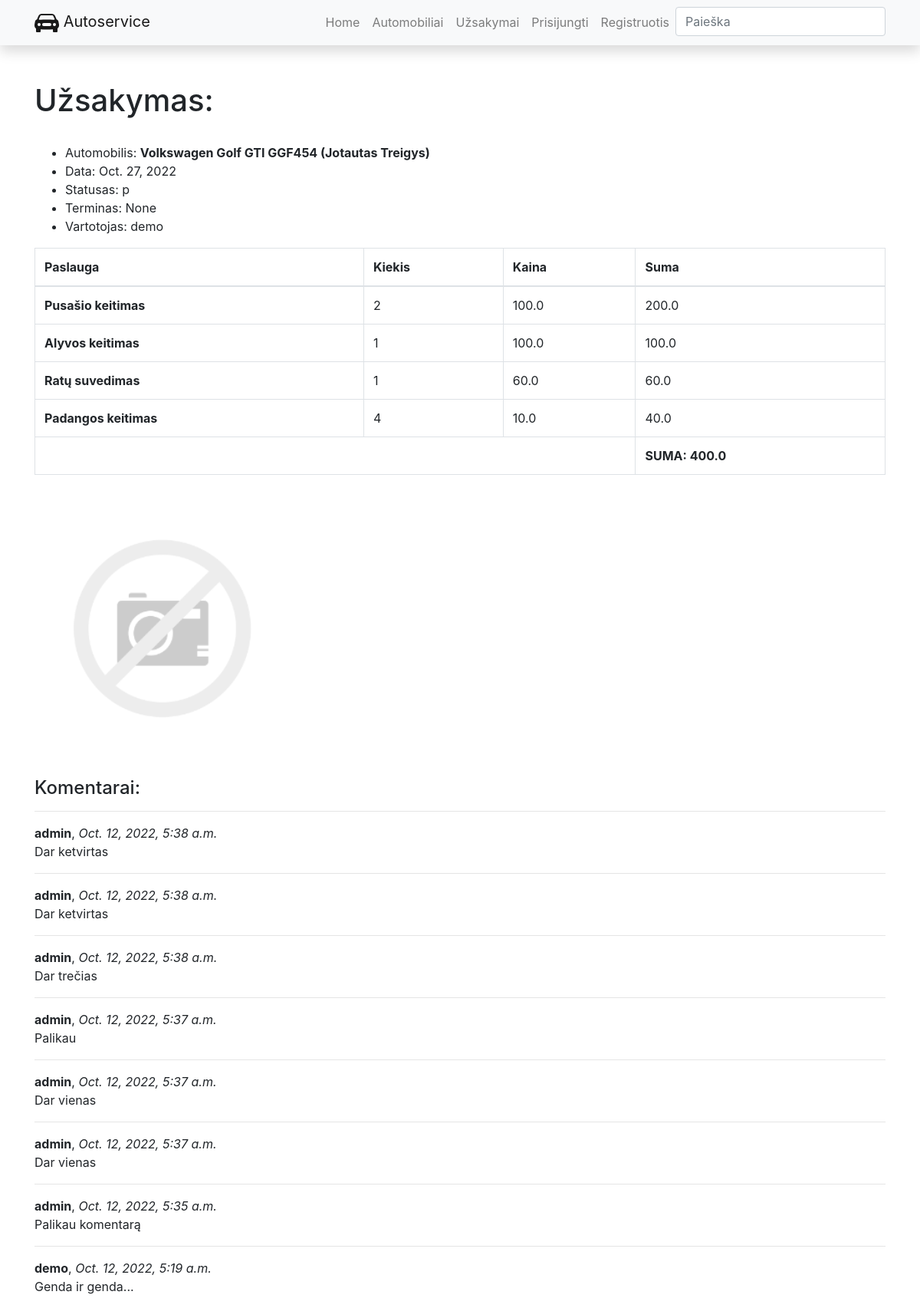
The app's page /autoservice/uzsakymai/10 with its own data.
### autoservice/models.py (models this page shows, shortened)
class Uzsakymas(models.Model):
    data = models.DateField("Data", auto_now_add=True, blank=True)
    automobilis = models.ForeignKey("Automobilis", on_delete=models.SET_NULL, null=True, related_name="uzsakymai")
    vartotojas = models.ForeignKey(User, on_delete=models.SET_NULL, null=True, blank=True)
    terminas = models.DateTimeField("Terminas", null=True, blank=True)
    def bendra(self):
        bendra = 0
        eilutes = self.eilutes.all()
        for eilute in eilutes:
            bendra += eilute.kiekis * eilute.paslauga.kaina
        return bendra
    STATUS = (
        ("p", "Patvirtinta"),
        ("v", "Vykdoma"),
        ("i", "Įvykdyta"),
        ("a", "Atšaukta"),
    )
    statusas = models.CharField(max_length=1, choices=STATUS, default="p", help_text="Statusas")
    class Meta:
        verbose_name = "Užsakymas"
        verbose_name_plural = "Užsakymai"
        ordering = ['-id']

class Automobilis(models.Model):
    modelis = models.ForeignKey("AutomobilioModelis", on_delete=models.SET_NULL, null=True)
    valstybinis_nr = models.CharField("Valstybinis numeris", max_length=10)
    vin_kodas = models.CharField("VIN kodas", max_length=20)
    kliento_vardas = models.CharField("Kliento vardas", max_length=30)
    photo = models.ImageField('Nuotrauka', upload_to='automobiliai', null=True)
    aprasymas = HTMLField("Aprašymas", null=True, blank=True)
    def __str__(self):
        return f"{self.modelis} {self.valstybinis_nr} ({self.kliento_vardas})"
    class Meta:
        verbose_name = "Automobilis"
        verbose_name_plural = "Automobiliai"
        ordering = ['-id']

class AutomobilioModelis(models.Model):
    gamintojas = models.CharField("Gamintojas", max_length=100)
    modelis = models.CharField("Modelis", max_length=100)
    def __str__(self):
        return f"{self.gamintojas} {self.modelis}"
    class Meta:
        verbose_name = "Automobilio modelis"
        verbose_name_plural = "Automobilio modeliai"

class UzsakymoEilute(models.Model):
    uzsakymas = models.ForeignKey("Uzsakymas", on_delete=models.CASCADE, null=True, related_name="eilutes")
    paslauga = models.ForeignKey("Paslauga", on_delete=models.SET_NULL, null=True)
    kiekis = models.IntegerField("Kiekis")
    def suma(self):
        return self.kiekis * self.paslauga.kaina
    class Meta:
        verbose_name = "Užsakyta paslauga"
        verbose_name_plural = "Užsakytos paslaugos"

class Paslauga(models.Model):
    pavadinimas = models.CharField("Pavadinimas", max_length=200)
    kaina = models.FloatField("Kaina")
    class Meta:
        verbose_name = "Paslauga"
        verbose_name_plural = "Paslaugos"

class Profile(models.Model):
    user = models.OneToOneField(User, on_delete=models.CASCADE)
    nuotrauka = models.ImageField(default='default.png', upload_to="profile_pics")

class UzsakymoKomentaras(models.Model):
    uzsakymas = models.ForeignKey('Uzsakymas', on_delete=models.SET_NULL, null=True, blank=True, related_name='komentarai')
    vartotojas = models.ForeignKey(User, on_delete=models.SET_NULL, null=True, blank=True)
    data = models.DateTimeField("Data", auto_now_add=True)
    komentaras = models.TextField("Komentaras", max_length=2000)
    class Meta:
        ordering = ['-data']

### autoservice/views.py (the view, shortened to what this page needs)
# urls.py: path('uzsakymai/<int:pk>', views.UzsakymasDetailView.as_view(), name="uzsakymas"),
class UzsakymasDetailView(generic.DetailView, FormMixin):
    model = Uzsakymas
    form_class = UzsakymoKomentarasForm

### autoservice/forms.py
class UzsakymoKomentarasForm(forms.ModelForm):
    class Meta:
        model = UzsakymoKomentaras
        fields = ('uzsakymas', 'vartotojas', 'komentaras',)
        widgets = {'uzsakymas': forms.HiddenInput(), 'vartotojas': forms.HiddenInput()}

### autoservice/templates/autoservice/uzsakymas_detail.html (shortened to what this page needs)
{% extends "base.html" %}
{% block content %}
<h1>Užsakymas:</h1>
<br>
<ul>
    <li>Automobilis: <b>{{ object.automobilis }}</b></li>
    <li>Data: {{ object.data }}</li>
    <li>Statusas: {{ object.statusas }}</li>
    <li>Terminas: {{ object.terminas }}</li>
    <li>Vartotojas: {{ object.vartotojas }}</li>
</ul>
<table class="table table-bordered">
  <thead>
    <tr>
      <th scope="col">Paslauga</th>
      <th scope="col">Kiekis</th>
      <th scope="col">Kaina</th>
      <th scope="col">Suma</th>
    </tr>
  </thead>
  <tbody>
  {% for eilute in object.eilutes.all %}
    <tr>
      <th scope="row">{{ eilute.paslauga.pavadinimas }}</th>
      <td>{{ eilute.kiekis }}</td>
      <td>{{ eilute.paslauga.kaina }}</td>
      <td>{{ eilute.suma }}</td>
    </tr>
  {% endfor %}
    <tr>
        <td colspan="3"></td>
      <th>SUMA: {{ object.bendra }}</th>
    </tr>
  </tbody>
</table>
  <img class="rounded-circle account-img" src="{{ object.vartotojas.profile.nuotrauka.url }}">
  <h4>Komentarai:</h4>
  {% if object.komentarai %}
    {% for komentaras in object.komentarai.all %}
      <hr>
      <strong>{{ komentaras.vartotojas }}</strong>, <em>{{ komentaras.data}}</em>
      <p>{{ komentaras.komentaras }}</p>
    {% endfor %}
  {% else %}
    <p>Nėra komentarų</p>
  {% endif %}
{% endblock %}

### records on screen
Uzsakymas: automobilis "Volkswagen Golf GTI GGF454 (Jotautas Treigys)", data "Oct. 27, 2022", statusas "p", terminas "None", vartotojas "demo", bendra "400.0", vartotojas.profile.nuotrauka (placeholder picture)
UzsakymoEilute: paslauga.pavadinimas "Pusašio keitimas", kiekis "2", paslauga.kaina "100.0", suma "200.0"
UzsakymoEilute: paslauga.pavadinimas "Alyvos keitimas", kiekis "1", paslauga.kaina "100.0", suma "100.0"
UzsakymoEilute: paslauga.pavadinimas "Ratų suvedimas", kiekis "1", paslauga.kaina "60.0", suma "60.0"
UzsakymoEilute: paslauga.pavadinimas "Padangos keitimas", kiekis "4", paslauga.kaina "10.0", suma "40.0"
UzsakymoKomentaras: vartotojas "admin", data "Oct. 12, 2022, 5:38 a.m.", komentaras "Dar ketvirtas"
UzsakymoKomentaras: vartotojas "admin", data "Oct. 12, 2022, 5:38 a.m.", komentaras "Dar ketvirtas"
UzsakymoKomentaras: vartotojas "admin", data "Oct. 12, 2022, 5:38 a.m.", komentaras "Dar trečias"
UzsakymoKomentaras: vartotojas "admin", data "Oct. 12, 2022, 5:37 a.m.", komentaras "Palikau"
UzsakymoKomentaras: vartotojas "admin", data "Oct. 12, 2022, 5:37 a.m.", komentaras "Dar vienas"
UzsakymoKomentaras: vartotojas "admin", data "Oct. 12, 2022, 5:37 a.m.", komentaras "Dar vienas"
UzsakymoKomentaras: vartotojas "admin", data "Oct. 12, 2022, 5:35 a.m.", komentaras "Palikau komentarą"
UzsakymoKomentaras: vartotojas "demo", data "Oct. 12, 2022, 5:19 a.m.", komentaras "Genda ir genda..."
